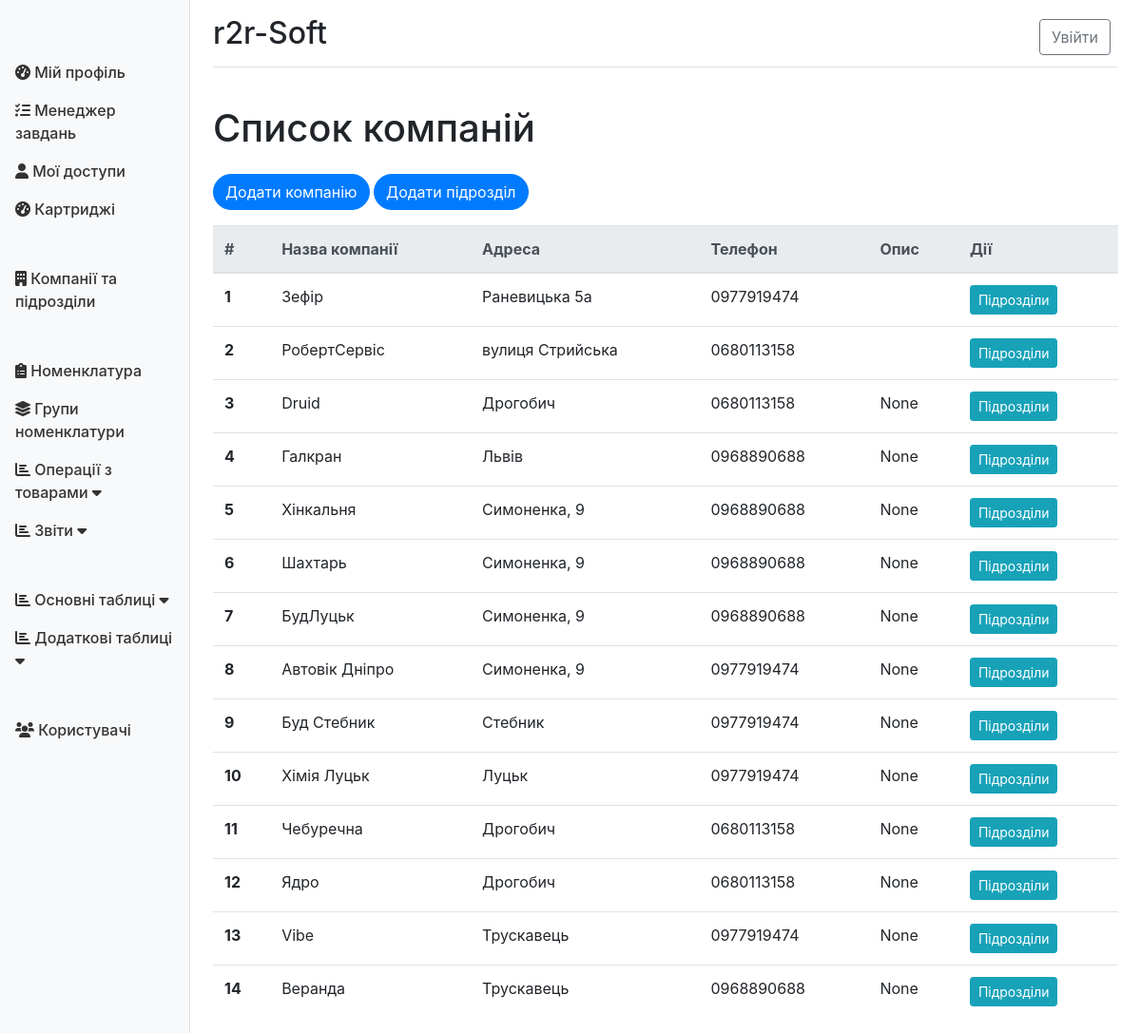
/companies/, run on the app's committed database.
### companies/models.py (models this page shows, shortened)
class Company(models.Model):
    name = models.CharField(max_length=255, verbose_name="Назва компанії")
    address = models.CharField(max_length=255, verbose_name="Адреса")
    phone = models.CharField(max_length=20, verbose_name="Телефон")
    description = models.TextField(verbose_name="Опис", blank=True, null=True)
    class Meta:
        verbose_name = "Компанія"
        verbose_name_plural = "Компанії"

### companies/views.py (the view)
# urls.py: path('', views.companies_list, name='companies_list'),
def companies_list(request):
    companies = Company.objects.all()
    return render(request, 'companies/companies_list.html', {'companies': companies})

### templates/companies/companies_list.html (shortened to what this page needs)
{% extends 'base.html' %}
{% block content %}
<div class="row">
    <div class="col-md-12">
        <h1 class="my-4">Список компаній</h1>
        <div class="mb-3">
            <a href="{% url 'add_company' %}" class="btn btn-primary">Додати компанію</a>
            <a href="{% url 'add_department' %}" class="btn btn-primary">Додати підрозділ</a>
        </div>
        <table class="table table-hover">
            <thead class="thead-light">
                <tr>
                    <th scope="col">#</th>
                    <th scope="col">Назва компанії</th>
                    <th scope="col">Адреса</th>
                    <th scope="col">Телефон</th>
                    <th scope="col">Опис</th>
                    <th scope="col">Дії</th>
                </tr>
            </thead>
            <tbody>
                {% for company in companies %}
                <tr>
                    <th scope="row">{{ forloop.counter }}</th>
                    <td>{{ company.name }}</td>
                    <td>{{ company.address }}</td>
                    <td>{{ company.phone }}</td>
                    <td>{{ company.description }}</td>
                    <td>
                        <a href="{% url 'subdivisions' company.id %}" class="btn btn-info btn-sm">Підрозділи</a>
                    </td>
                </tr>
                {% endfor %}
            </tbody>
        </table>
    </div>
</div>
{% endblock %}

### templates/base.html (shortened to what this page needs)
<!DOCTYPE html>
<html lang="uk">
<head>
    <link rel="stylesheet" href="https://stackpath.bootstrapcdn.com/bootstrap/4.5.2/css/bootstrap.min.css">
    <link rel="stylesheet" href="https://cdnjs.cloudflare.com/ajax/libs/font-awesome/6.0.0-beta3/css/all.min.css">
    {% load static %}
    <link rel="stylesheet" href="{% static 'css/custom.css' %}">
    <link rel="stylesheet" href="https://cdnjs.cloudflare.com/ajax/libs/animate.css/4.1.1/animate.min.css">
    <link rel="stylesheet" href="{% static 'css/zapravka_custom.css' %}">
</head>
<body>
<div class="container-fluid">
    <div class="row">
        <nav class="col-md-2 d-none d-md-block bg-light sidebar" >
            <div class="sidebar-sticky" >
                <ul class="nav flex-column">
                    <li class="nav-item">
                        <a class="nav-link" href="{% url 'profile' %}">
                            <i class="fas fa-tachometer-alt"></i>
                            Мій профіль
                        </a>
                    </li>
                    <li class="nav-item">
                        <a class="nav-link" href="{% url 'task_list' %}">
                            <i class="fas fa-tasks"></i>
                            Менеджер завдань
                        </a>
                    </li>
                    <li class="nav-item">
                        <a class="nav-link" href="{% url 'my_profile' %}">
                            <i class="fas fa-user"></i>
                            Мої доступи
                        </a>
                    </li>
                    <li class="nav-item">
                        <a class="nav-link" href="{% url 'cartridge_list' %}">
                            <i class="fas fa-tachometer-alt"></i>
                            Картриджі
                        </a>
                    </li>
                   <li class="nav-item">
                        <a class="nav-link" href="{% url 'companies_list' %}">
                            <i class="fas fa-building"></i>
                            Компанії та підрозділи
                        </a>
                    </li>
                    <li class="nav-item">
                        <a class="nav-link" href="{% url 'product_list' %}">
                            <i class="fas fa-clipboard-list"></i>
                            Номенклатура
                        </a>
                    </li>
                    <li class="nav-item">
                        <a class="nav-link" href="{% url 'groupnomenklatyra_list' %}">
                            <i class="fas fa-layer-group"></i>
                            Групи номенклатури
                        </a>
                    </li>
                    <li class="nav-item">
                        <a class="nav-link" href="#inventoryCollapse" data-toggle="collapse" aria-expanded="false"
                           aria-controls="collapseReports">
                            <i class="fas fa-chart-bar"></i>
                            Операції з товарами
                            <span class="fas fa-caret-down"></span>
                        </a>
                    </li>
                    <li class="nav-item">
                        <a class="nav-link" href="#collapseReports" data-toggle="collapse" aria-expanded="false"
                           aria-controls="collapseReports">
                            <i class="fas fa-chart-bar"></i>
                            Звіти
                            <span class="fas fa-caret-down"></span>
                        </a>
                    </li>
                    <li class="nav-item">
                        <a class="nav-link" href="#mainTablesCollapse" data-toggle="collapse" aria-expanded="false"
                           aria-controls="collapseReports">
                            <i class="fas fa-chart-bar"></i>
                            Основні таблиці
                            <span class="fas fa-caret-down"></span>
                        </a>
                    </li>
                    <li class="nav-item">
                        <a class="nav-link" href="#additionalTables" data-toggle="collapse" aria-expanded="false"
                           aria-controls="collapseReports">
                            <i class="fas fa-chart-bar"></i>
                            Додаткові таблиці
                            <span class="fas fa-caret-down"></span>
                        </a>
                    </li>
                    <li class="nav-item">
                        <a class="nav-link" href="{% url 'user_list' %}">
                            <i class="fas fa-users"></i>
                            Користувачі
                        </a>
                    </li>
                    <li class="nav-item">
                        <a class="nav-link" href="{% url 'access_list' %}">
                        </a>
                    </li>
                </ul>
            </div>
        </nav>
        <main role="main" class="col-md-9 ml-sm-auto col-lg-10 px-4">
            <div class="d-flex justify-content-between flex-wrap flex-md-nowrap align-items-center pt-3 pb-2 mb-3 border-bottom">
                <h1 class="h2">{% block header %}r2r-Soft{% endblock %}</h1>
                <div class="btn-toolbar mb-2 mb-md-0">
                    <div class="btn-group mr-2">
                        {% if user.is_authenticated %}
                            <span style="margin-right: 10px" class="navbar-text">Вітаємо, {{ user.username }}</span>
                            <form id="logout-form" action="{% url 'logout' %}" method="post" style="display: inline;">
                                {% csrf_token %}
                                <button type="submit" class="btn btn-outline-secondary btn-sm">Вийти</button>
                            </form>
                        {% else %}
                            <a class="btn btn-outline-secondary" href="{% url 'login' %}">Увійти</a>
                        {% endif %}
                    </div>
                </div>
            </div>
            {% block content %}{% endblock %}
        </main>
    </div>
</div>
</body>
</html>

### static/css/custom.css (style rules this page uses)
.sidebar { position: fixed; top: 0; bottom: 0; left: 0; z-index: 100; padding: 48px 0 0; box-shadow: inset -1px 0 0 rgba(0, 0, 0, .1); }
.sidebar-sticky { position: -webkit-sticky; position: sticky; top: 48px; height: calc(100vh - 48px); padding-top: .5rem; overflow-x: hidden; overflow-y: auto; }
.sidebar .nav-link { font-weight: 500; color: #333; }

### static/css/zapravka_custom.css (style rules this page uses)
.btn-primary, .btn-secondary { border-radius: 20px; }

### data on the page
Company: name "Зефір", address "Раневицька 5а", phone "0977919474"
Company: name "РобертСервіс", address "вулиця Стрийська", phone "0680113158"
Company: name "Druid", address "Дрогобич", phone "0680113158", description "None"
Company: name "Галкран", address "Львів", phone "0968890688", description "None"
Company: name "Хінкальня", address "Симоненка, 9", phone "0968890688", description "None"
Company: name "Шахтарь", address "Симоненка, 9", phone "0968890688", description "None"
Company: name "БудЛуцьк", address "Симоненка, 9", phone "0968890688", description "None"
Company: name "Автовік Дніпро", address "Симоненка, 9", phone "0977919474", description "None"
Company: name "Буд Стебник", address "Стебник", phone "0977919474", description "None"
Company: name "Хімія Луцьк", address "Луцьк", phone "0977919474", description "None"
Company: name "Чебуречна", address "Дрогобич", phone "0680113158", description "None"
Company: name "Ядро", address "Дрогобич", phone "0680113158", description "None"
Company: name "Vibe", address "Трускавець", phone "0977919474", description "None"
Company: name "Веранда", address "Трускавець", phone "0968890688", description "None"
